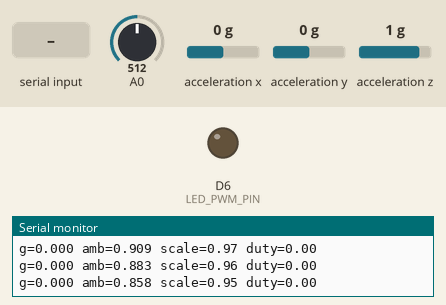
Recording of a sketch running on a simulated ESP8266 (Wemos D1 mini). Shown: output pins drawn as LEDs (lit = HIGH), the last lines printed to the serial monitor. Wiring (inferred from the names in the program): ADXL345 accelerometer at I2C address 0x53. The inputs (shaded band) are chosen by the test bench; at power-on: acceleration x 0 g, A0 = 512, acceleration y 0 g, acceleration z 1 g. EEPROM starts erased.

Above: at 1.5 s.
1.6 s: acceleration x set to -1.4 g
At 1.77 s:
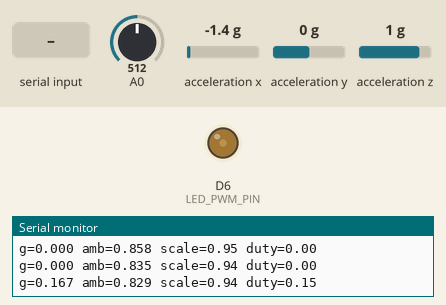
At 2.7 s:
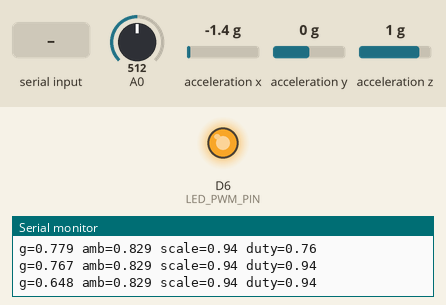
4.6 s: "f90\n" received over Serial
At 6.62 s:
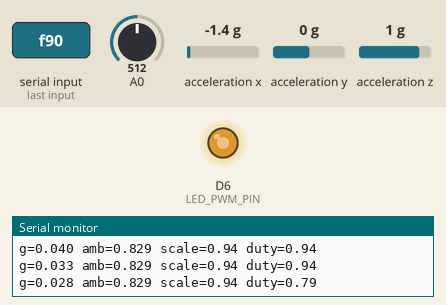
Timing chart, 0 to 8.6 s (numbered marks = the images above; inputs shaded):
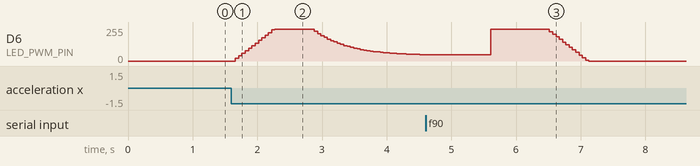

The sketch:

vehicle-lighting-addon.ino
```cpp
// File: src/main.cpp
// Build target: ESP8266 (Arduino core). No external libs required.

// -------- Includes
#include <Arduino.h>
#include <Wire.h>
#include <EEPROM.h>

// -------- Pins (Wemos D1 mini / NodeMCU typical)
#ifndef SDA_PIN
#define SDA_PIN D2
#endif
#ifndef SCL_PIN
#define SCL_PIN D1
#endif
#ifndef LED_PWM_PIN
#define LED_PWM_PIN D6  // PWM-capable
#endif

// -------- ADC config
// If your dev board's A0 expects 0..3.3V, set to true. Bare ESP8266 is ~0..1.0V.
static const bool ADC_RANGE_33V = true;

// -------- ADXL345 Registers
namespace ADXL345 {
  const uint8_t I2C_ADDR     = 0x53;
  const uint8_t REG_DEVID    = 0x00;
  const uint8_t REG_BW_RATE  = 0x2C;
  const uint8_t REG_POWERCTL = 0x2D; // MEASURE=bit3
  const uint8_t REG_DATAFMT  = 0x31; // FULL_RES=bit3, Range=bits[1:0]
  const uint8_t REG_DATAX0   = 0x32; // to 0x37
  const uint8_t DEVID_VALUE  = 0xE5;
}

// -------- Utility
static inline float clampf(float x, float lo, float hi) {
  return x < lo ? lo : (x > hi ? hi : x);
}

static uint32_t crc32_update(uint32_t crc, const uint8_t* data, size_t len) {
  // Simple CRC-32 (poly 0xEDB88320)
  crc = ~crc;
  for (size_t i = 0; i < len; ++i) {
    crc ^= data[i];
    for (int k = 0; k < 8; ++k) {
      uint32_t mask = -(crc & 1u);
      crc = (crc >> 1) ^ (0xEDB88320u & mask);
    }
  }
  return ~crc;
}

// -------- Config persisted in EEPROM
struct Config {
  float minDecel_g;        // threshold to start lighting
  float maxDecel_g;        // at/above this = 100% (before ambient scaling)
  float gamma_curve;       // perceptual curve
  float pwm_floor_day;     // min duty in bright conditions [0..1]
  float pwm_floor_night;   // min duty in dark conditions [0..1]
  float ambient_min;       // min ambient scale
  float ambient_max;       // max ambient scale
  float jerk_g_per_s;      // max change rate for decel filter (g/s)
  float slew_per_s;        // max duty rate [0..1]/s
  float ldr_ema_tau_s;     // ambient EMA time constant
  float grav_tau_s;        // gravity LPF time constant
  uint32_t crc;
};

static Config cfg;
static const Config kDefaults = {
  /*minDecel_g*/      0.03f,   // ~0.3 m/s^2
  /*maxDecel_g*/      0.50f,   // ~4.9 m/s^2 hard brake
  /*gamma_curve*/     2.2f,
  /*pwm_floor_day*/   0.18f,
  /*pwm_floor_night*/ 0.10f,
  /*ambient_min*/     0.35f,
  /*ambient_max*/     1.00f,
  /*jerk_g_per_s*/    1.50f,
  /*slew_per_s*/      1.50f,
  /*ldr_ema_tau_s*/   3.0f,
  /*grav_tau_s*/      1.2f,
  /*crc*/             0
};

static void saveConfig() {
  Config tmp = cfg;
  tmp.crc = 0;
  uint32_t c = crc32_update(0, reinterpret_cast<const uint8_t*>(&tmp), sizeof(tmp));
  tmp.crc = c;
  EEPROM.put(0, tmp);
  EEPROM.commit();
}

static bool loadConfig() {
  Config tmp{};
  EEPROM.get(0, tmp);
  uint32_t c = tmp.crc;
  tmp.crc = 0;
  uint32_t calc = crc32_update(0, reinterpret_cast<const uint8_t*>(&tmp), sizeof(tmp));
  if (c != calc) return false;
  cfg = tmp;
  return true;
}

// -------- ADXL345 minimal driver
static bool adxl_write(uint8_t reg, uint8_t val) {
  Wire.beginTransmission(ADXL345::I2C_ADDR);
  Wire.write(reg);
  Wire.write(val);
  return Wire.endTransmission() == 0;
}
static bool adxl_read(uint8_t reg, uint8_t* buf, uint8_t len) {
  Wire.beginTransmission(ADXL345::I2C_ADDR);
  Wire.write(reg);
  if (Wire.endTransmission(false) != 0) return false;
  if (Wire.requestFrom(ADXL345::I2C_ADDR, len) != len) return false;
  for (uint8_t i = 0; i < len; ++i) buf[i] = Wire.read();
  return true;
}
static bool adxl_init() {
  uint8_t devid = 0;
  if (!adxl_read(ADXL345::REG_DEVID, &devid, 1) || devid != ADXL345::DEVID_VALUE) return false;
  if (!adxl_write(ADXL345::REG_DATAFMT, 0x0B)) return false;   // FULL_RES + ±16g
  if (!adxl_write(ADXL345::REG_BW_RATE, 0x0B)) return false;   // 200 Hz ODR
  if (!adxl_write(ADXL345::REG_POWERCTL, 0x08)) return false;  // Measure
  return true;
}
static bool adxl_read_g(float& ax, float& ay, float& az) {
  uint8_t buf[6];
  if (!adxl_read(ADXL345::REG_DATAX0, buf, 6)) return false;
  int16_t x = (int16_t)((buf[1] << 8) | buf[0]);
  int16_t y = (int16_t)((buf[3] << 8) | buf[2]);
  int16_t z = (int16_t)((buf[5] << 8) | buf[4]);
  // Full-res scale ~3.9 mg/LSB
  const float scale = 0.0039f;
  ax = x * scale;
  ay = y * scale;
  az = z * scale;
  return true;
}

// -------- State
static float gX = 0, gY = 0, gZ = 0;       // gravity LPF
static float ambientNorm = 1.0f;           // 0..1 (dark..bright)
static float ambientScale = 1.0f;          // cfg.ambient_min..max
static float decel_g = 0.0f;               // filtered decel
static float duty = 0.0f;                  // 0..1

// -------- Timing
static const float IMU_HZ = 200.0f;
static const float CTRL_HZ = 20.0f;
static uint32_t tIMU, tCTRL;

// -------- Helpers
static float ema_next(float prev, float input, float dt, float tau_s) {
  // Why: time-constant form is robust across variable dt
  float a = (tau_s <= 0.0f) ? 1.0f : (dt / (tau_s + dt));
  return prev + a * (input - prev);
}

static float mapDecelToDuty(float g) {
  if (g <= cfg.minDecel_g) return 0.0f;
  float x = (g - cfg.minDecel_g) / max(1e-6f, (cfg.maxDecel_g - cfg.minDecel_g));
  x = clampf(x, 0.0f, 1.0f);
  // Perceptual gamma
  float y = powf(x, max(0.5f, cfg.gamma_curve));
  // Floor depends on ambient scale (night/day)
  float floor = (ambientScale <= 0.5f) ? cfg.pwm_floor_night : cfg.pwm_floor_day;
  return clampf(floor + (1.0f - floor) * y, floor, 1.0f);
}

static float rateLimit(float prev, float target, float maxRatePerS, float dt) {
  float maxStep = maxRatePerS * dt;
  float delta = target - prev;
  if (delta > maxStep) delta = maxStep;
  else if (delta < -maxStep) delta = -maxStep;
  return prev + delta;
}

static void setPWM01(float v01) {
  v01 = clampf(v01, 0.0f, 1.0f);
  const int resolution = 1023;
  int pwm = (int)roundf(v01 * resolution);
  analogWrite(LED_PWM_PIN, pwm);
}

// -------- Ambient processing
static float readAmbientNorm() {
  int raw = analogRead(A0); // 0..1023
  // Why: normalize regardless of hardware divider
  float maxAdc = ADC_RANGE_33V ? 1023.0f : 1023.0f; // both map to 0..1023 in Arduino core
  float n = clampf(raw / maxAdc, 0.0f, 1.0f);
  // Invert if your divider produces higher voltage in dark; adjust if needed.
  // For LDR (3.3V—LDR—NODE—10k→GND), brighter => lower resistance => higher NODE voltage => larger ADC.
  return n; // 0=dark, 1=bright (with this topology)
}

static void updateAmbient(float dt, bool allowUpdate) {
  float n = readAmbientNorm();
  static float ambientEMA = 1.0f;
  if (allowUpdate) {
    ambientEMA = ema_next(ambientEMA, n, dt, cfg.ldr_ema_tau_s);
  }
  // Mild rate limit to avoid yo-yo from lights behind
  ambientNorm = rateLimit(ambientNorm, ambientEMA, 0.50f /*per s*/, dt);

  // Map to scale with gentle compression (sqrt to lift lows)
  float s = sqrtf(clampf(ambientNorm, 0.0f, 1.0f));
  ambientScale = cfg.ambient_min + (cfg.ambient_max - cfg.ambient_min) * s;
}

// -------- Setup & loop
static void printHelp() {
  Serial.println(F("\nCommands:"));
  Serial.println(F("  p = print config,  s = save defaults"));
  Serial.println(F("  t <min> <max> <gamma>   (g, g, unitless)"));
  Serial.println(F("  f <floor_day> <floor_night> (0..1)"));
  Serial.println(F("  a <amin> <amax> <tau_s> (0..1, 0..1, sec)"));
  Serial.println(F("  r <jerk_gps> <slew_per_s> <grav_tau_s>"));
}

void setup() {
  pinMode(LED_PWM_PIN, OUTPUT);
  analogWriteFreq(3000);         // Why: avoid visible flicker vs 1 kHz
  analogWriteRange(1023);

  Serial.begin(115200);
  Serial.println(); Serial.println(F("Decel->PWM ESP8266 starting..."));

  EEPROM.begin(512);
  if (!loadConfig()) {
    cfg = kDefaults;
    saveConfig();
    Serial.println(F("EEPROM defaulted."));
  } else {
    Serial.println(F("EEPROM loaded."));
  }

  Wire.begin(SDA_PIN, SCL_PIN);
  Wire.setClock(400000);

  bool ok = adxl_init();
  Serial.println(ok ? F("ADXL345 OK") : F("ADXL345 FAIL"));
  if (!ok) {
    // Why: fail-safe -> keep output off; user can still tune ambient
  }

  // Seed gravity LPF from initial samples to reduce first-second wobble
  float sx=0, sy=0, sz=0;
  int N = 50;
  for (int i = 0; i < N; ++i) {
    float ax, ay, az;
    if (adxl_read_g(ax, ay, az)) {
      sx += ax; sy += ay; sz += az;
    }
    delay(5);
  }
  gX = sx / max(1, N); gY = sy / max(1, N); gZ = sz / max(1, N);

  tIMU  = micros();
  tCTRL = micros();

  printHelp();
}

void loop() {
  // ---- IMU @ ~200 Hz
  if ((int32_t)(micros() - tIMU) >= (int32_t)(1e6 / IMU_HZ)) {
    uint32_t now = micros();
    float dt = (now - tIMU) / 1e6f;
    tIMU = now;

    float ax, ay, az;
    bool ok = adxl_read_g(ax, ay, az);
    if (ok) {
      // Gravity LPF
      gX = ema_next(gX, ax, dt, cfg.grav_tau_s);
      gY = ema_next(gY, ay, dt, cfg.grav_tau_s);
      gZ = ema_next(gZ, az, dt, cfg.grav_tau_s);

      // Dynamic accel
      float dx = ax - gX;
      // Decel is negative longitudinal; assume +X is forward
      float decelInstant_g = (-dx > 0.0f) ? (-dx) : 0.0f;

      // Jerk-limit the decel estimate
      float maxStep = cfg.jerk_g_per_s * dt;
      float delta = decelInstant_g - decel_g;
      if (delta > maxStep) delta = maxStep;
      else if (delta < -maxStep) delta = -maxStep;
      decel_g += delta;
    }
    ESP.wdtFeed();
  }

  // ---- Control/output @ ~20 Hz
  if ((int32_t)(micros() - tCTRL) >= (int32_t)(1e6 / CTRL_HZ)) {
    uint32_t now = micros();
    float dt = (now - tCTRL) / 1.0e6f;
    tCTRL = now;

    // Ambient update only when nearly steady to reduce headlight influence
    bool allowAmbient = (decel_g < (cfg.minDecel_g * 0.5f));
    updateAmbient(dt, allowAmbient);

    // Map decel -> duty; apply ambient scaling and output slew
    float baseDuty = mapDecelToDuty(decel_g);
    float target = clampf(baseDuty * ambientScale, 0.0f, 1.0f);
    duty = rateLimit(duty, target, cfg.slew_per_s, dt);
    setPWM01(duty);

    // Optional debug every 0.2 s
    static uint8_t dbgDiv = 0;
    if (++dbgDiv >= 4) {
      dbgDiv = 0;
      Serial.print(F("g=")); Serial.print(decel_g, 3);
      Serial.print(F(" amb=")); Serial.print(ambientNorm, 3);
      Serial.print(F(" scale=")); Serial.print(ambientScale, 2);
      Serial.print(F(" duty=")); Serial.println(duty, 2);
    }
    ESP.wdtFeed();
  }

  // ---- Serial config (tiny CLI)
  if (Serial.available()) {
    char cmd = Serial.read();
    if (cmd == 'p') {
      Serial.println(F("\n--- Config ---"));
      Serial.printf("min/max g: %.3f / %.3f\n", cfg.minDecel_g, cfg.maxDecel_g);
      Serial.printf("gamma: %.2f\n", cfg.gamma_curve);
      Serial.printf("floors day/night: %.2f / %.2f\n", cfg.pwm_floor_day, cfg.pwm_floor_night);
      Serial.printf("ambient scale: %.2f..%.2f, tau=%.2fs\n", cfg.ambient_min, cfg.ambient_max, cfg.ldr_ema_tau_s);
      Serial.printf("jerk g/s: %.2f, slew/s: %.2f, grav tau: %.2fs\n", cfg.jerk_g_per_s, cfg.slew_per_s, cfg.grav_tau_s);
      printHelp();
    } else if (cmd == 's') {
      cfg = kDefaults;
      saveConfig();
      Serial.println(F("Saved defaults."));
    } else if (cmd == 't') {
      float a = Serial.parseFloat();
      float b = Serial.parseFloat();
      float c = Serial.parseFloat();
      if (a > 0 && b > a) { cfg.minDecel_g = a; cfg.maxDecel_g = b; cfg.gamma_curve = max(0.5f, c); saveConfig(); Serial.println(F("OK t")); }
    } else if (cmd == 'f') {
      float fd = Serial.parseFloat();
      float fn = Serial.parseFloat();
      if (fd >= 0 && fn >= 0) { cfg.pwm_floor_day = clampf(fd,0,1); cfg.pwm_floor_night = clampf(fn,0,1); saveConfig(); Serial.println(F("OK f")); }
    } else if (cmd == 'a') {
      float mn = Serial.parseFloat();
      float mx = Serial.parseFloat();
      float tau = Serial.parseFloat();
      if (mx >= mn) { cfg.ambient_min = clampf(mn,0,1); cfg.ambient_max = clampf(mx,0,1); cfg.ldr_ema_tau_s = max(0.1f,tau); saveConfig(); Serial.println(F("OK a")); }
    } else if (cmd == 'r') {
      float j = Serial.parseFloat();
      float s = Serial.parseFloat();
      float gt = Serial.parseFloat();
      cfg.jerk_g_per_s = max(0.1f,j);
      cfg.slew_per_s = max(0.1f,s);
      cfg.grav_tau_s = max(0.1f,gt);
      saveConfig();
      Serial.println(F("OK r"));
    } else {
      printHelp();
    }
  }
}
```

Measured:
- after the input at 1.6 s, D6 (LED_PWM_PIN): rises from 0/255 to 240/255 in 0.61 s, then falls to 48/255 in 2.2 s
